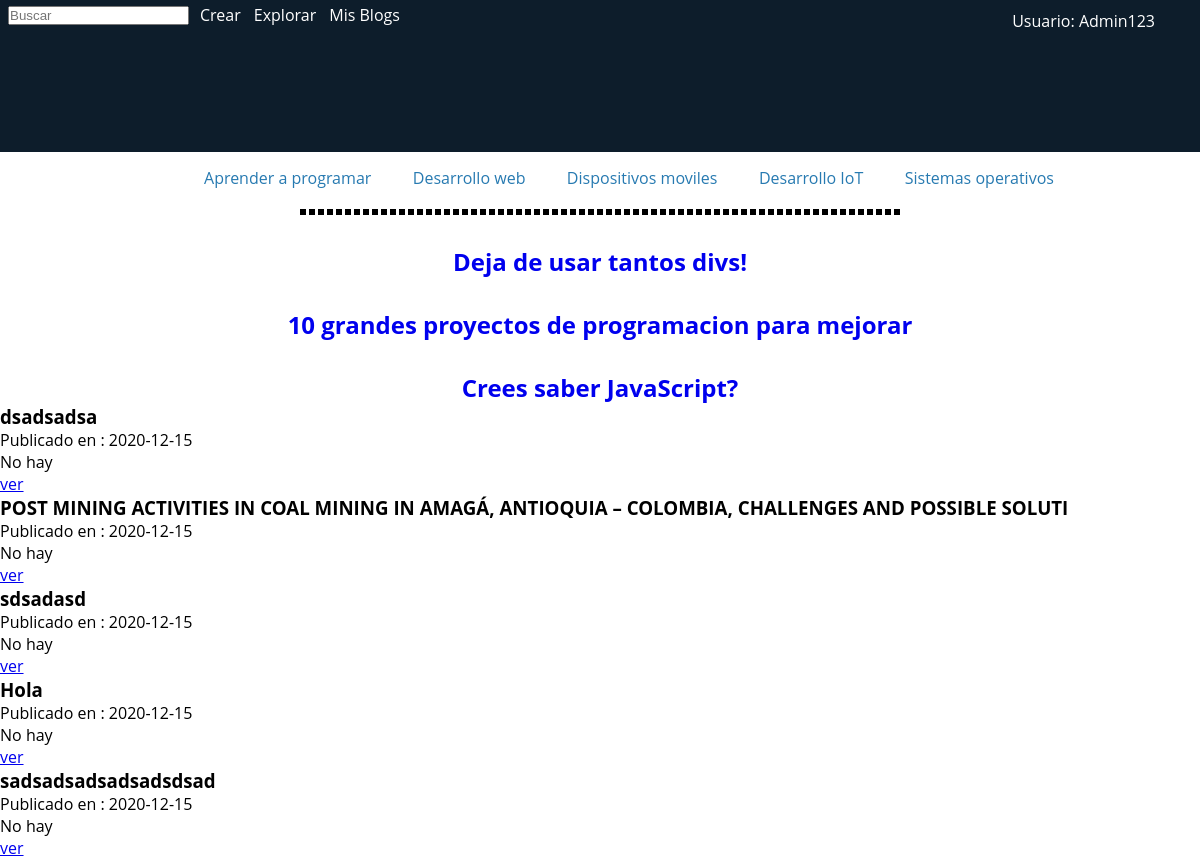
/dashboard (signed in), run on the app's committed database.
### tables this page shows
CREATE TABLE usuarios (usuario_ID INTEGER PRIMARY KEY AUTOINCREMENT, usuario VARCHAR NOT NULL, contraseña VARCHAR (18) NOT NULL, correo VARCHAR (64) NOT NULL, nombre VARCHAR (15) NOT NULL, apellido VARCHAR (15) NOT NULL, activo BOOLEAN NOT NULL);

CREATE TABLE blogs (blog_ID INTEGER PRIMARY KEY AUTOINCREMENT, titulo VARCHAR (256) NOT NULL, imagen VARCHAR (100), cuerpo TEXT NOT NULL, privado BOOLEAN NOT NULL, etiqueta_ID INTEGER REFERENCES etiquetas (etiqueta_ID), usuario_ID VARCHAR REFERENCES usuarios (usuario_ID) NOT NULL, likes INTEGER, fecha DATE NOT NULL);

### app.py (the view)
@app.route('/dashboard')
@login_required
def dashboard():
        db = get_db()
        blogs = db.execute('SELECT * FROM blogs').fetchall()
        return render_template('dashboard.html', blog = blogs)

### app.py (called while the page is built)
def login_required(view):
    @functools.wraps( view )
    def wrapped_view():
        if g.user is None:
            return redirect( url_for( 'login' ) )
        return view( )
    return wrapped_view

@app.before_request
def load_logged_in_user():
    user_id = session.get( 'usuario_ID' )
    if user_id is None:
            g.user = None
    else:
        g.user = get_db().execute('SELECT * FROM usuarios WHERE usuario_ID = ?', (user_id,)).fetchone()

### db.py (called while the page is built)
def get_db():
    try:
        if 'db' not in g:
            g.db = sqlite3.connect(my_file)
        return g.db
    except Error:
        print(Error)

### Templates/dashboard.html (shortened to what this page needs)
<!DOCTYPE html>
<html lang="en">
<head>
    <link rel="stylesheet" href="{{ url_for('static', filename='css/dashboardStyle.css') }}" />
</head>
<header>
    <div class="busquedad">
        <input href="/resultados " name="buscar " type="text " autocomplete="off " placeholder="Buscar " />
    </div>
    <div>
        <nav class="menu">
            <a href="/create">crear</a>
            <a href=" ">Explorar</a>
            <a href=" ">mis blogs</a>
        </nav>
    </div>
    <div class="perfil">
        <ul class="nav">
            <li>
                <a href=" ">Usuario: {{session['username']}}</a>
            </li>
        </ul>
    </div>
</header>
<section>
    <div>
        <nav class="recomendados">
            <a href=" ">Aprender a programar</a>
            <a href=" ">Desarrollo web</a>
            <a href=" ">Dispositivos moviles</a>
            <a href=" ">Desarrollo IoT</a>
            <a href=" ">Sistemas operativos</a>
        </nav>
    </div>
    <div class="separador"></div>
    <div class="publicaciones">
        <div class="post">
            <h1>
                <a href="www.google.com.co " rel="bookmark " title="Deja de usar tantos divs! ">Deja de usar tantos divs!</a
            >
          </h1>
        </div>
        <div class="post">
          <h1>
            <a
              href="www.google.com.co "
              rel="bookmark "
              title="10 grandes proyectos de programacion para mejorar "
              >10 grandes proyectos de programacion para mejorar</a
            >
          </h1>
        </div>
        <div class="post">
          <h1>
            <a
              href="www.google.com.co "
              rel="bookmark "
              title="Crees saber JavaScript? "
              >Crees saber JavaScript?</a
            >
          </h1>
        </div>
      </div>
    </section>
  {% for blog_ in blog %}
  <section>
        <h3 class="post-title">{{ blog_[1] }}</h3>
        <p class="date">Publicado en : {{ blog_[8] }}</p>
        <p>{{ blog_[2] }}</p>
        <a href ="{{url_for('verBlog')}}?blog_ID={{blog_[0]}}">ver</a>
</section>
{% endfor %}
</body>
</html>

### Static/css/dashboardStyle.css (style rules this page uses)
* { box-sizing: border-box; padding: 0; margin: 0; }
header { width: 100%; height: 152px; background-color: #0d1d2b; }
.busquedad { display: flex; position: relative; top: 6px; left: 8px; max-width: 166px; }
.menu { display: flex; flex-direction: row; flex-wrap: wrap; text-transform: capitalize; justify-content: space-between; max-width: 200px; position: relative; top: -15px; left: 200px; }
.menu a { text-decoration: none; color: white; }
.perfil { position: absolute; top: 0px; right: 30px; }
ul, ol { list-style-type: none; }
.nav li a { background-color: #0d1d2b; color: white; text-decoration: none; padding: 10px 15px; display: block; }
.recomendados { display: flex; flex-direction: row; flex-wrap: wrap; justify-content: space-between; max-width: 850px; margin-top: 15px; margin-left: 17%; }
.recomendados a { text-decoration: none; color: #277ab1; }
.separador { width: 50%; margin-top: 20px; margin-left: 25%; border-style: dashed; }
.post { margin-top: 30px; }
h1 { text-align: center; }
h1 a { text-decoration: none; }

### data on the page
usuarios: username "Admin123"
blogs: titulo "dsadsadsa", fecha "2020-12-15", imagen "No hay"
blogs: titulo "POST MINING ACTIVITIES IN COAL MINING IN AMAGÁ, ANTIOQUIA – COLOMBIA, CHALLENGES AND POSSIBLE SOLUTI", fecha "2020-12-15", imagen "No hay"
blogs: titulo "sdsadasd", fecha "2020-12-15", imagen "No hay"
blogs: titulo "Hola", fecha "2020-12-15", imagen "No hay"
blogs: titulo "sadsadsadsadsadsdsad", fecha "2020-12-15", imagen "No hay"
